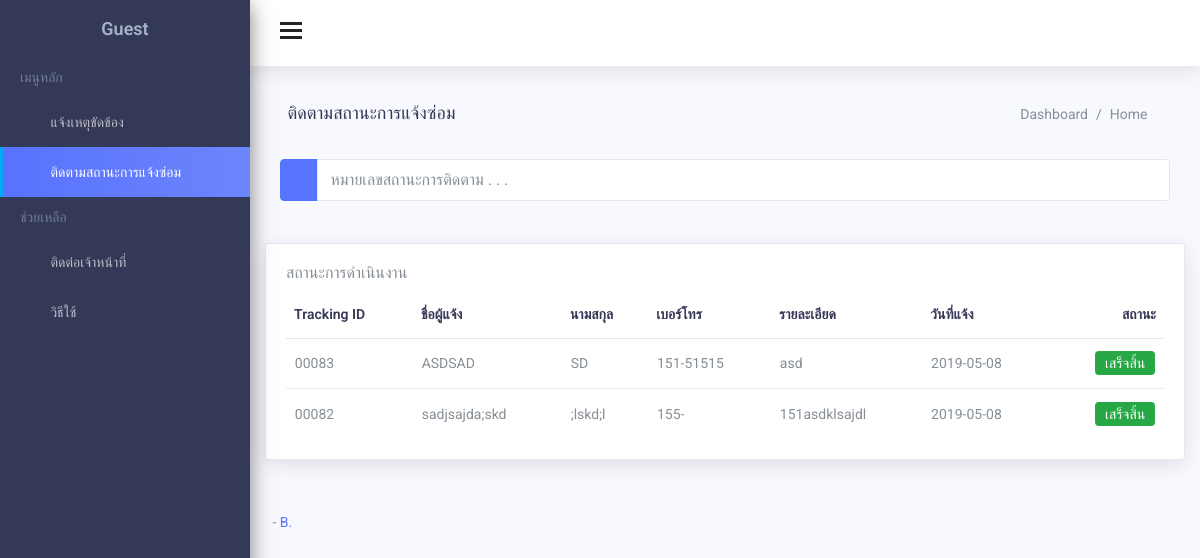
/tracking.php, run on the app's committed database.
### tables this page shows
CREATE TABLE `declaration` (
  `declaration_id` int(5) UNSIGNED ZEROFILL NOT NULL,
  `Informate_fname` varchar(30) NOT NULL,
  `Informate_lname` varchar(30) NOT NULL,
  `informant_id_card` char(13) NOT NULL,
  `informant_tel` char(11) NOT NULL,
  `repairing_detail` varchar(300) NOT NULL,
  `declaration_date` timestamp NOT NULL DEFAULT '0000-00-00 00:00:00' ON UPDATE CURRENT_TIMESTAMP,
  `repairing_status` int(1) NOT NULL,
  `LOC_ID` int(5) NOT NULL
);

### www/informant_show.php (called while the page is built)
<?php
    include("connect.php");
    $select = "SELECT * FROM declaration where repairing_status = 2 order by declaration_id desc ";
    $result = $conn->query($select);
?>

### www/tracking.php (the view, shortened to what this page needs)
<?php
include("informant_show.php");
?>
<!DOCTYPE html>
<html lang="en">
<head>
    <link href="assets/css/lib/weather-icons.css" rel="stylesheet" />
    <link href="assets/css/lib/owl.carousel.min.css" rel="stylesheet" />
    <link href="assets/css/lib/owl.theme.default.min.css" rel="stylesheet" />
    <link href="assets/css/lib/font-awesome.min.css" rel="stylesheet">
    <link href="assets/css/lib/themify-icons.css" rel="stylesheet">
    <link href="assets/css/lib/menubar/sidebar.css" rel="stylesheet">
    <link href="assets/css/lib/bootstrap.min.css" rel="stylesheet">
    <link href="assets/css/lib/helper.css" rel="stylesheet">
    <link href="assets/css/style.css" rel="stylesheet">
</head>
<body>
    <div class="sidebar sidebar-hide-to-small sidebar-shrink sidebar-gestures">
        <div class="nano">
            <div class="nano-content">
                <ul>
                    <div class="logo"><a href="index.html">
                            <span>Guest</span></a></div>
                    <li class="label">เมนูหลัก</li>
                    <li><a href="index.html"><i class="ti-alert"></i> แจ้งเหตุขัดข้อง </a></li>
                    <li><a href="tracking.php"><i class="ti-search"></i> ติดตามสถานะการแจ้งซ่อม</a></li>
                    <li class="label">ช่วยเหลือ</li>
                    <li><a href="app-email.html"><i class="ti-email"></i> ติดต่อเจ้าหน้าที่</a></li>
                    <li><a href="app-email.html"><i class="ti-help"></i> วิธีใช้</a></li>
                </ul>
            </div>
        </div>
    </div>
    <div class="header">
        <div class="container-fluid">
            <div class="row">
                <div class="col-lg-12">
                    <div class="float-left">
                        <div class="hamburger sidebar-toggle">
                            <span class="line"></span>
                            <span class="line"></span>
                            <span class="line"></span>
                        </div>
                    </div>
                    <div class="float-right">
                        <div class="header-icon">
                            <i class=" "><a href="login/login.php"> &nbsp; </a></i>
                        </div>
                    </div>
                </div>
            </div>
        </div>
    </div>
    <div class="content-wrap">
        <div class="main">
            <div class="container-fluid">
                <div class="row">
                    <div class="col-lg-8 p-r-0 title-margin-right">
                        <div class="page-header">
                            <div class="page-title">
                                <h1>ติดตามสถานะการแจ้งซ่อม <span> </span></h1>
                            </div>
                        </div>
                    </div>
                    <div class="col-lg-4 p-l-0 title-margin-left">
                        <div class="page-header">
                            <div class="page-title">
                                <ol class="breadcrumb">
                                    <li class="breadcrumb-item"><a href="#">Dashboard</a></li>
                                    <li class="breadcrumb-item active">Home</li>
                                </ol>
                            </div>
                        </div>
                    </div>
                </div>
                <div class="col-lg-12">
                    <div class="card-title pr">
                        <div class="card-body">
                            <div class="basic-form">
                                <form>
                                    <div class="form-group">
                                        <div class="input-group input-group-default">
                                            <span class="input-group-btn"><button class="btn btn-primary" type="submit"><i class="ti-search"></i></button></span>
                                            <input type="text" placeholder="หมายเลขสถานะการติดตาม . . ." name=" " class="form-control">
                                        </div>
                                    </div>
                                </form>
                            </div>
                        </div>
                    </div>
                </div>
            </div>
        </div>
        <div class="col-lg-12">
            <div class="card">
                <div class="card-title">
                    <h6>สถานะการดำเนินงาน</h6>
                </div>
                <div class="card-body">
                    <div class="table-responsive">
                        <table class="table">
                            <thead>
                                <tr>
                                    <th>Tracking ID</th>
                                    <th>ชื่อผู้แจ้ง</th>
                                    <th>นามสกุล</th>
                                    <th>เบอร์โทร</th>
                                    <th>รายละเอียด</th>
                                    <th>วันที่แจ้ง</th>
                                    <th>สถานะ</th>
                                </tr>
                            </thead>
                            <tbody>
                                <?php
                                while ($res = mysqli_fetch_array($result)) {
                                    $db = $res['declaration_date'];
                                    $timestamp = strtotime($db);
                                    ?>
                                    <tr>
                                        <?php
                                        $status = "";
                                        if ($res['repairing_status'] == 0) {
                                            $status = '<span class="badge badge-warning">รอการอนุมัติ</span>';
                                        } else if ($res['repairing_status'] == 1) {
                                            $status = '<span class="badge badge-info">  ดำเนินการซ่อม</span>';
                                        } else if ($res['repairing_status'] == 2) {
                                            $status = '<span class="badge badge-success">เสร็จสิ้น</span>';
                                        } else if ($res['repairing_status'] == 3) {
                                            $status = '<span class="badge badge-danger">ปฏิเสธ</span>';
                                        }
                                        echo "<td>" . $res['declaration_id'] . "</td>";
                                        echo "<td>" . $res['Informate_fname'] . "</td>";
                                        echo "<td>" . $res['Informate_lname'] . "</td>";
                                        echo "<td>" . $res['informant_tel'] . "</td>";
                                        echo "<td>" . $res['repairing_detail'] . "</td>";
                                        echo "<td>";
                                        echo date("Y-m-d", $timestamp);
                                        echo "</td>";
                                        echo '<td>' . $status . '</td>';
                                        echo "</tr>";
                                    }
                                    ?>
                            </tbody>
                        </table>
                    </div>
                </div>
            </div>
        </div>
        <div class="row">
            <div class="col-lg-12">
                <div class="footer">
                    <p>  - <a href="#">B. </a></p>
                </div>
            </div>
        </div>
    </div>
</body>
</html>

### data on the page
declaration: declaration_id "00083", Informate_fname "ASDSAD", Informate_lname "SD", informant_tel "151-51515", repairing_detail "asd", declaration_date "2019-05-08", repairing_status "เสร็จสิ้น"
declaration: declaration_id "00082", Informate_fname "sadjsajda;skd", Informate_lname ";lskd;l", informant_tel "155-", repairing_detail "151asdklsajdl", declaration_date "2019-05-08", repairing_status "เสร็จสิ้น"
